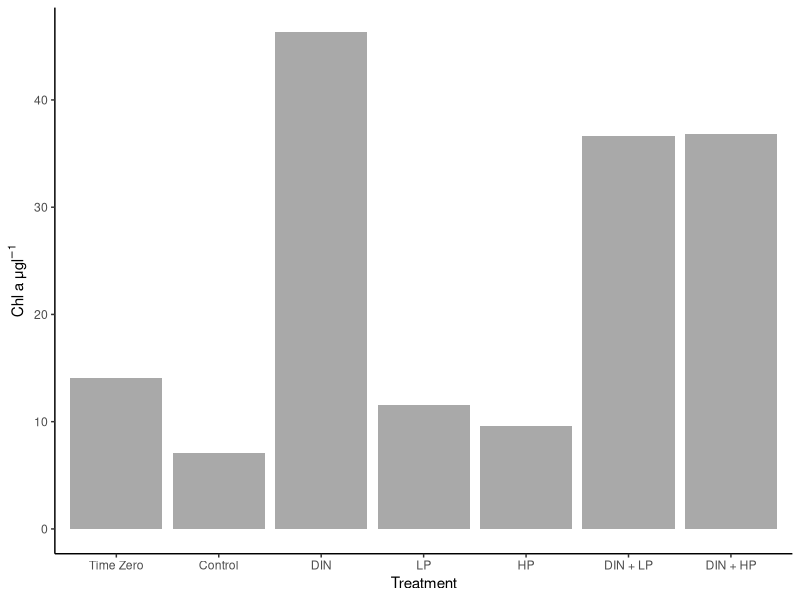
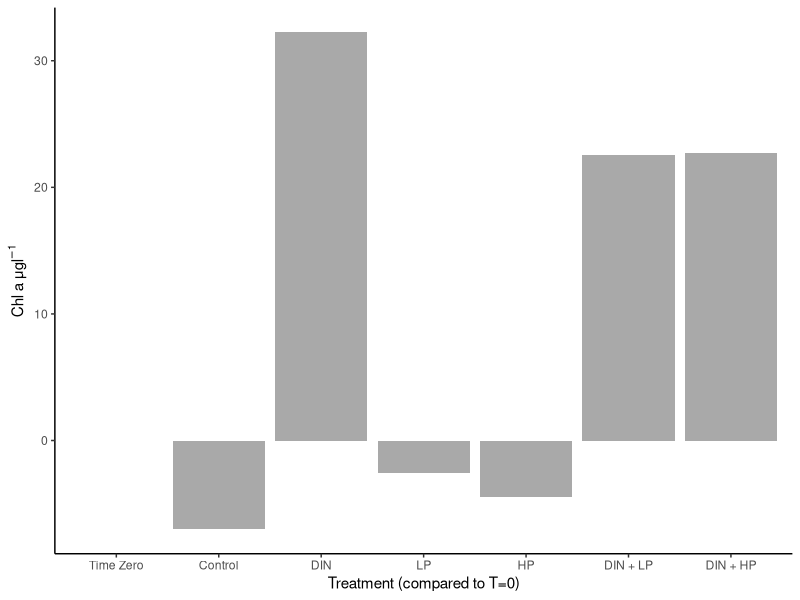
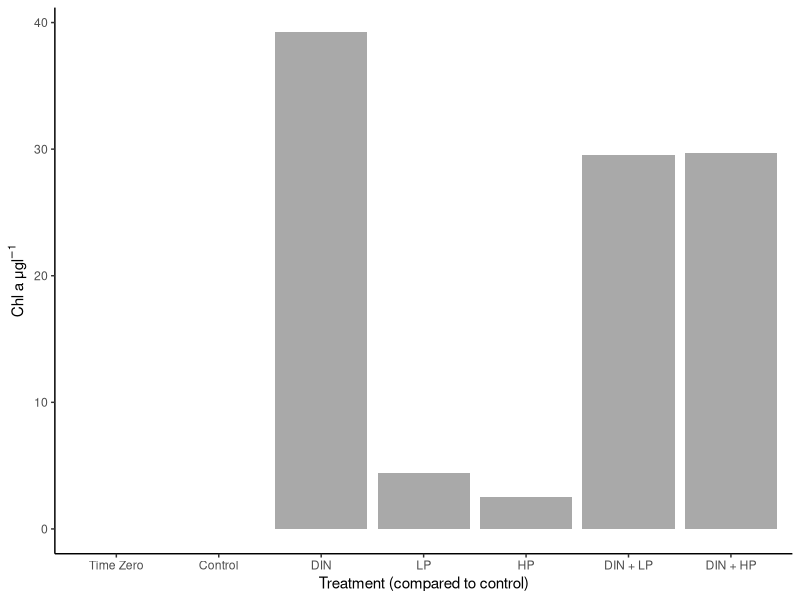
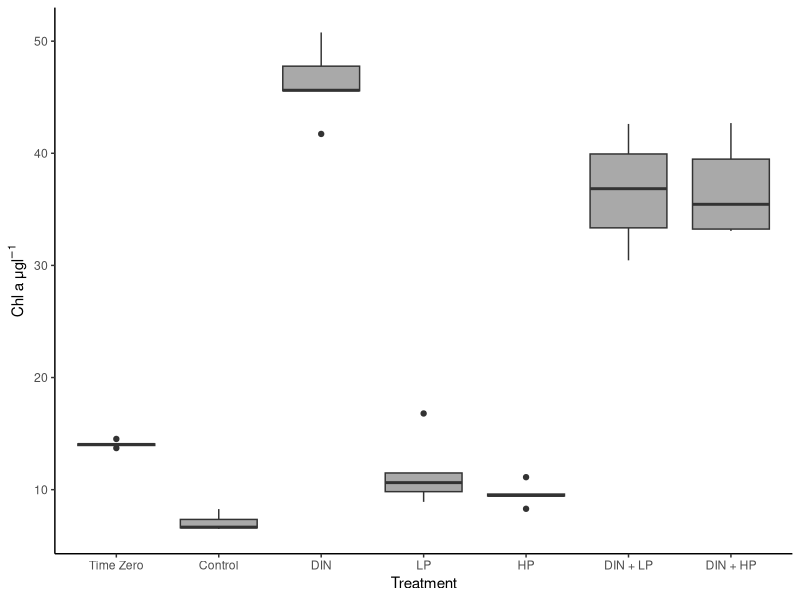

Reproduce these figures in R, in order.
#2023-07-31
#CDS

#practice analyzing bioassay 3

library(tidyverse)
library(dplyr)
library(lubridate)
library(readxl)
library(ggplot2)
library(car)
library(rstatix)

install.packages("ggpubr")
library(ggpubr)

#import data

bioassay_4 = read_excel("data/2023-09-03_bioassay_4.xlsx", sheet = "Chl")

summary(bioassay_4)
glimpse(bioassay_4)

#find average per treatment

bioassay_4_avg = bioassay_4 %>%
  group_by(Other) %>%
  summarise(mean_chl = mean(ALL_Chl_a))

bioassay_4_avg

#create figure - bar graph based on average per treatment 

bioassay_4_fig_1 = ggplot() +
  geom_col(aes(x = fct_relevel(Other, "T_0", "Control", "DIN", "LP", "HP", "DIN_LP", "DIN_HP"), 
               y = mean_chl),
           fill = "darkgrey",
           data = bioassay_4_avg) +
  xlab("Treatment") +
  ylab(expression(paste("Chl a \u03BCg", l^-1))) +
  scale_x_discrete(labels= c("T_0" = "Time Zero", "Control" = "Control", "DIN" = "DIN", "LP" = "LP", "HP" = "HP", "DIN_LP" = "DIN + LP", "DIN_HP" = "DIN + HP")) +
  theme_classic() 
ggsave(bioassay_4_fig_1, filename = "figures/bioassay_4_fig_1.png",
       device = "png", height = 7, width = 11)

#anova to compare treatments

leveneTest(bioassay_4$ALL_Chl_a ~ bioassay_4$Other)

oneway.test(ALL_Chl_a ~ Other,
            data = bioassay_4,
            var.equal = FALSE)

bioassay_4_post_hoc = games_howell_test(formula = ALL_Chl_a ~ Other,
                                        data = bioassay_4, 
                                        conf.level = 0.95, 
                                        detailed = FALSE)

print(bioassay_4_post_hoc, n = 22)

#####################################################################################

#net changes

bioassay_4.2 = read_excel("data/bioassay_4.2.xlsx", sheet = 2)

bioassay_4_fig_2 = ggplot() +
  geom_col(aes(x = fct_relevel(Treatment, "T_0", "Control", "DIN", "LP", "HP", "DIN_LP", "DIN_HP"), 
               y = Chl_a_change_t0),
           fill = "darkgrey",
           data = bioassay_4.2) +
  xlab("Treatment (compared to T=0)") +
  ylab(expression(paste("Chl a \u03BCg", l^-1))) +
  scale_x_discrete(labels= c("T_0" = "Time Zero", "Control" = "Control", "DIN" = "DIN", "LP" = "LP", "HP" = "HP", "DIN_LP" = "DIN + LP", "DIN_HP" = "DIN + HP")) +
  theme_classic() 
ggsave(bioassay_4_fig_2, filename = "figures/bioassay_4_fig_2.png",
       device = "png", height = 7, width = 11)

bioassay_4_fig_3 = ggplot() +
  geom_col(aes(x = fct_relevel(Treatment, "T_0", "Control", "DIN", "LP", "HP", "DIN_LP", "DIN_HP"), 
               y = Chl_a_change_control),
           fill = "darkgrey",
           data = bioassay_4.2) +
  xlab("Treatment (compared to control)") +
  ylab(expression(paste("Chl a \u03BCg", l^-1))) +
  scale_x_discrete(labels= c("T_0" = "Time Zero", "Control" = "Control", "DIN" = "DIN", "LP" = "LP", "HP" = "HP", "DIN_LP" = "DIN + LP", "DIN_HP" = "DIN + HP")) +
  theme_classic() 
ggsave(bioassay_4_fig_3, filename = "figures/bioassay_4_fig_3.png",
       device = "png", height = 7, width = 11)

#################################################################

#boxplots

bioassay_4_fig_4 = ggplot() +
  geom_boxplot(aes(x = fct_relevel(Other, "T_0", "Control", "DIN", "LP", "HP", "DIN_LP", "DIN_HP"), 
                   y = ALL_Chl_a),
               fill = "darkgrey",
               data = bioassay_4) +
  xlab("Treatment") +
  ylab(expression(paste("Chl a \u03BCg", l^-1))) +
  scale_x_discrete(labels= c("T_0" = "Time Zero", "Control" = "Control", "DIN" = "DIN", "LP" = "LP", "HP" = "HP", "DIN_LP" = "DIN + LP", "DIN_HP" = "DIN + HP")) +
  theme_classic() 
ggsave(bioassay_4_fig_4, filename = "figures/bioassay_4_fig_4.png",
       device = "png", height = 7, width = 11)